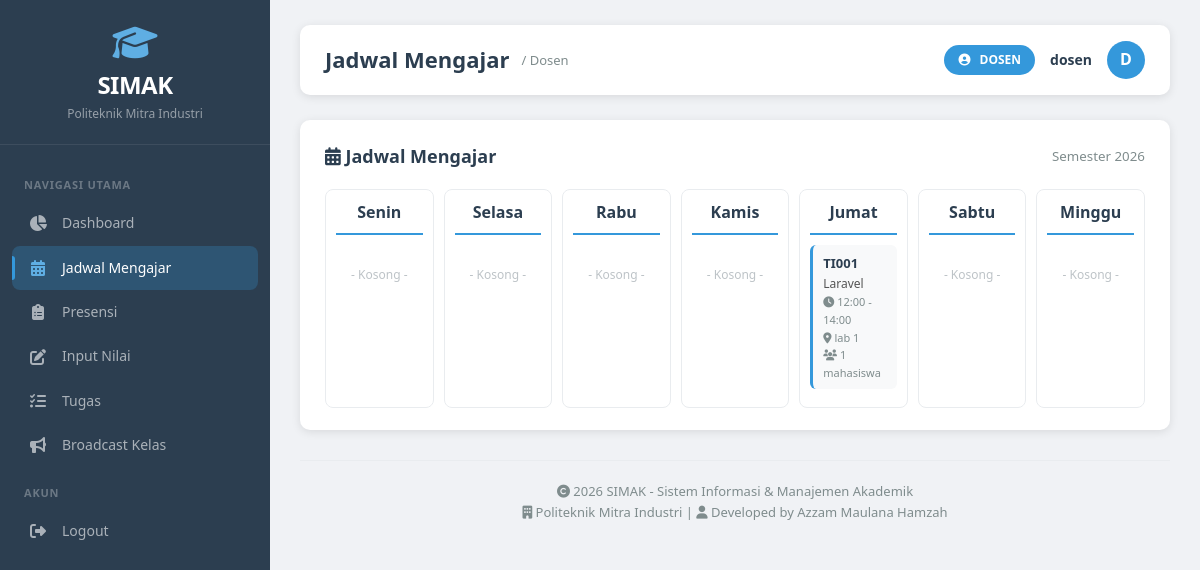
/public/dosen/jadwal.php (signed in), run on the app's committed database.
### tables this page shows
CREATE TABLE `courses` (
  `id` int NOT NULL,
  `kode_mk` varchar(20) NOT NULL,
  `nama_mk` varchar(100) NOT NULL,
  `sks` int NOT NULL,
  `semester` int NOT NULL,
  `program_studi` varchar(100) DEFAULT NULL,
  `dosen_id` int DEFAULT NULL,
  `ruang` varchar(50) DEFAULT NULL,
  `hari` varchar(20) DEFAULT NULL,
  `jam_mulai` time DEFAULT NULL,
  `jam_selesai` time DEFAULT NULL,
  `kapasitas` int DEFAULT '30',
  `created_at` timestamp NULL DEFAULT CURRENT_TIMESTAMP
);

### controllers/DosenController.php (called while the page is built, shortened)
<?php
class DosenController {
    private $pdo;
    private $dosen_id;
    public function __construct($pdo, $dosen_id = null) {
        $this->pdo = $pdo;
        $this->dosen_id = $dosen_id;
    }
    public function getJadwalMengajar() {
        $stmt = $this->pdo->prepare("
            SELECT c.*,
                   COUNT(DISTINCT irs.mahasiswa_id) as jumlah_mahasiswa
            FROM courses c
            LEFT JOIN irs ON c.id = irs.course_id AND irs.status = 'approved'
            WHERE c.dosen_id = ?
            GROUP BY c.id
            ORDER BY FIELD(c.hari, 'Senin', 'Selasa', 'Rabu', 'Kamis', 'Jumat', 'Sabtu'), c.jam_mulai
        ");
        $stmt->execute([$this->dosen_id]);
        return $stmt->fetchAll();
    }
}
?>

### public/dosen/jadwal.php (the view, shortened to what this page needs)
<?php
require_once __DIR__ . '/../../config/database.php';
require_once __DIR__ . '/../../controllers/DosenController.php';
$stmt = $pdo->prepare("SELECT id FROM dosen WHERE user_id = ?");
$stmt->execute([$_SESSION['user_id']]);
$dosen = $stmt->fetch();
$controller = new DosenController($pdo, $dosen['id']);
$jadwal = $controller->getJadwalMengajar();
$hari_urutan = ['Senin', 'Selasa', 'Rabu', 'Kamis', 'Jumat', 'Sabtu', 'Minggu'];
$jadwal_group = [];
foreach ($hari_urutan as $hari) {
    $jadwal_group[$hari] = array_filter($jadwal, function($item) use ($hari) {
        return $item['hari'] === $hari;
    });
}
include __DIR__ . '/../../includes/header.php';
?>
<div class="table-container">
    <div class="table-header">
        <h3><i class="fas fa-calendar-alt"></i> Jadwal Mengajar</h3>
        <small style="color: #7f8c8d;">Semester <?= date('Y') ?></small>
    </div>
    <div style="display: grid; grid-template-columns: repeat(7, 1fr); gap: 10px; margin-top: 15px;">
        <?php foreach ($hari_urutan as $hari): ?>
            <div style="border: 1px solid #e9ecef; border-radius: 8px; padding: 10px; min-height: 200px;">
                <h4 style="text-align: center; margin: 0 0 10px; padding-bottom: 8px; border-bottom: 2px solid #3498db; color: #2c3e50;">
                    <?= $hari ?>
                </h4>
                <?php if (empty($jadwal_group[$hari])): ?>
                    <p style="text-align: center; color: #bdc3c7; font-size: 12px; margin-top: 30px;">- Kosong -</p>
                <?php else: ?>
                    <?php foreach ($jadwal_group[$hari] as $jk): ?>
                        <div style="background: #f8f9fa; padding: 8px 10px; border-radius: 6px; margin-bottom: 8px; border-left: 3px solid #3498db;">
                            <div style="font-weight: bold; font-size: 13px;">
                                <?= htmlspecialchars($jk['kode_mk']) ?>
                            </div>
                            <div style="font-size: 12px; color: #555;">
                                <?= htmlspecialchars($jk['nama_mk']) ?>
                            </div>
                            <div style="font-size: 11px; color: #7f8c8d;">
                                <i class="fas fa-clock"></i> <?= date('H:i', strtotime($jk['jam_mulai'])) ?> - <?= date('H:i', strtotime($jk['jam_selesai'])) ?>
                            </div>
                            <div style="font-size: 11px; color: #7f8c8d;">
                                <i class="fas fa-map-marker-alt"></i> <?= htmlspecialchars($jk['ruang'] ?? 'TBD') ?>
                            </div>
                            <div style="font-size: 11px; color: #7f8c8d;">
                                <i class="fas fa-users"></i> <?= $jk['jumlah_mahasiswa'] ?? 0 ?> mahasiswa
                            </div>
                        </div>
                    <?php endforeach; ?>
                <?php endif; ?>
            </div>
        <?php endforeach; ?>
    </div>
</div>
<?php include __DIR__ . '/../../includes/footer.php'; ?>

### public/assets/css/style.css (style rules this page uses)
* { margin: 0; padding: 0; box-sizing: border-box; }
:root { --primary: #3498db; --primary-dark: #2980b9; --primary-light: #5faee3; --secondary: #2c3e50; --success: #2ecc71; --success-dark: #27ae60; --danger: #e74c3c; --danger-dark: #c0392b; --warning: #f39c12; --warning-dark: #d68910; --info: #3498db; --gray: #95a5a6; --gray-dark: #7f8c8d; --gray-light: #ecf0f1; --white: #ffffff; --black: #2c3e50; --shadow: 0 2px 10px rgba(0,0,0,0.1); --shadow-hover: 0 4px 20px rgba(0,0,0,0.15); --radius: 10px; --transition: all 0.3s ease; }
html { scroll-behavior: smooth; }
body { font-family: 'Segoe UI', Tahoma, Geneva, Verdana, sans-serif; background: #f0f2f5; color: var(--black); line-height: 1.6; min-height: 100vh; }
.table-container { background: var(--white); border-radius: var(--radius); padding: 22px 25px; box-shadow: var(--shadow); overflow-x: auto; margin-bottom: 25px; }
.table-container .table-header { display: flex; justify-content: space-between; align-items: center; margin-bottom: 18px; flex-wrap: wrap; gap: 10px; }
.table-container .table-header h3 { font-size: 18px; color: var(--secondary); font-weight: 600; }

### data on the page
courses: kode_mk "TI001", nama_mk "Laravel", jam_mulai "12:00", jam_selesai "14:00", ruang "lab 1", jumlah_mahasiswa "1"

### other printed values
$page_title "Jadwal Mengajar"
$role "Dosen"
$role "DOSEN"
$nama "dosen"
$initial "D"
$hari "Senin"
$hari "Selasa"
$hari "Rabu"
$hari "Kamis"
$hari "Jumat"
$hari "Sabtu"
$hari "Minggu"
